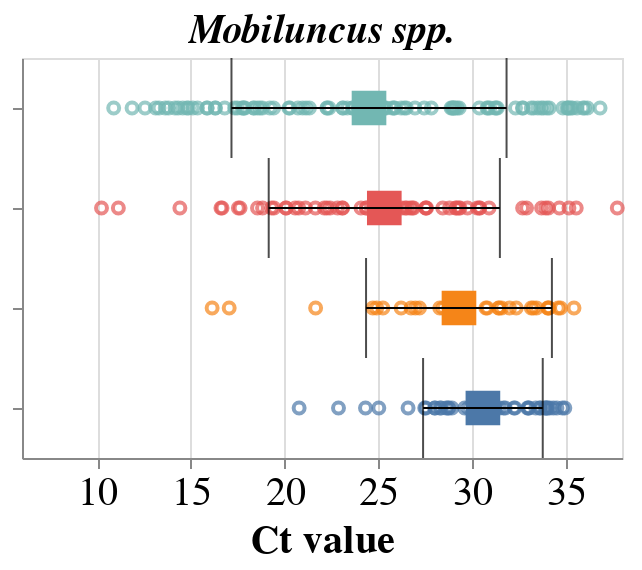

Notebook source saved alongside this figure:
### Code cell
lacto = dis_df[(dis_df['Gene'] == 'Mobiluncus spp.') & (dis_df['Agreement2'] == 'Concordant')]
order=['Positive (7-10)','Positive (4-6 with Clue cells)','Negative (4-6 without Clue cells)','Negative (0-3)']

title=alt.TitleParams('Mobiluncus spp.', fontSize=20, fontStyle='Italic')
                                                
lacto_point_bv= alt.Chart(lacto, title=title).mark_point().encode(alt.X('CT:Q', title='Ct value', scale=alt.Scale(domain=[6,38]),axis=alt.Axis(labelAngle=0, labelFontSize=20, titleFontSize=20, grid=True,)),
                                                      alt.Y('BV_reviewed_score_sg:N' ,sort=order, axis=alt.Axis(labels=False,labelFontSize=16, titleFontSize=20, grid=False , labelLimit=900)), 
                                                    alt.Color('BV_reviewed_score_sg:N', legend=None))                                                 


lacto_mean_bv = alt.Chart(lacto).mark_square(size=300).encode(alt.X('mean(CT):Q', title='Ct value',  scale=alt.Scale(domain=[6,38]),axis=alt.Axis(labelAngle=45, labelFontSize=20, titleFontSize=20, grid=True,)),
                                                         alt.Y('BV_reviewed_score_sg:N' ,sort=order, axis=alt.Axis(labels=False,labelFontSize=16, titleFontSize=20, grid=False )),
                                                             alt.Color('BV_reviewed_score_sg:N', legend=None))

error_bars = alt.Chart(lacto).mark_errorbar(extent='stdev',ticks=True, color='black').encode(alt.X('CT:Q', title='Ct value',scale=alt.Scale(domain=[6,38]), axis=alt.Axis(labelAngle=45, labelFontSize=20, titleFontSize=20, grid=True,)),
                                                      alt.Y('BV_reviewed_score_sg:N', sort=order, title= None, axis=alt.Axis(labels=False,labelFontSize=16, titleFontSize=20, grid=False)))

lacto_chart =(lacto_point_bv+ lacto_mean_bv+error_bars ).properties(width=300, height=200).configure_axisY(titleX=-250)
lacto_chart

### Figure 1 — Vega-Lite specification as saved in the notebook (floating-point values rounded to 4 significant figures; data arrays with more than 128 entries replaced by an {"elided": "..."} marker saying what was removed)
{"$schema": "https://vega.github.io/schema/vega-lite/v4.17.0.json", "config": {"axisY": {"titleX": -250}, "view": {"continuousHeight": 300, "continuousWidth": 400}}, "data": {"name": "data-ca8edec0404c78b66181c4bd9b6edf1d"}, "datasets": {"data-ca8edec0404c78b66181c4bd9b6edf1d": {"elided": "328 records"}}, "height": 200, "layer": [{"encoding": {"color": {"field": "BV_reviewed_score_sg", "legend": null, "type": "nominal"}, "x": {"axis": {"grid": true, "labelAngle": 0, "labelFontSize": 20, "titleFontSize": 20}, "field": "CT", "scale": {"domain": [6, 38]}, "title": "Ct value", "type": "quantitative"}, "y": {"axis": {"grid": false, "labelFontSize": 16, "labelLimit": 900, "labels": false, "titleFontSize": 20}, "field": "BV_reviewed_score_sg", "sort": ["Positive (7-10)", "Positive (4-6 with Clue cells)", "Negative (4-6 without Clue cells)", "Negative (0-3)"], "type": "nominal"}}, "mark": "point", "title": {"fontSize": 20, "fontStyle": "Italic", "text": "Mobiluncus spp."}}, {"encoding": {"color": {"field": "BV_reviewed_score_sg", "legend": null, "type": "nominal"}, "x": {"aggregate": "mean", "axis": {"grid": true, "labelAngle": 45, "labelFontSize": 20, "titleFontSize": 20}, "field": "CT", "scale": {"domain": [6, 38]}, "title": "Ct value", "type": "quantitative"}, "y": {"axis": {"grid": false, "labelFontSize": 16, "labels": false, "titleFontSize": 20}, "field": "BV_reviewed_score_sg", "sort": ["Positive (7-10)", "Positive (4-6 with Clue cells)", "Negative (4-6 without Clue cells)", "Negative (0-3)"], "type": "nominal"}}, "mark": {"size": 300, "type": "square"}}, {"encoding": {"x": {"axis": {"grid": true, "labelAngle": 45, "labelFontSize": 20, "titleFontSize": 20}, "field": "CT", "scale": {"domain": [6, 38]}, "title": "Ct value", "type": "quantitative"}, "y": {"axis": {"grid": false, "labelFontSize": 16, "labels": false, "titleFontSize": 20}, "field": "BV_reviewed_score_sg", "sort": ["Positive (7-10)", "Positive (4-6 with Clue cells)", "Negative (4-6 without Clue cells)", "Negative (0-3)"], "title": null, "type": "nominal"}}, "mark": {"color": "black", "extent": "stdev", "ticks": true, "type": "errorbar"}}], "width": 300}
